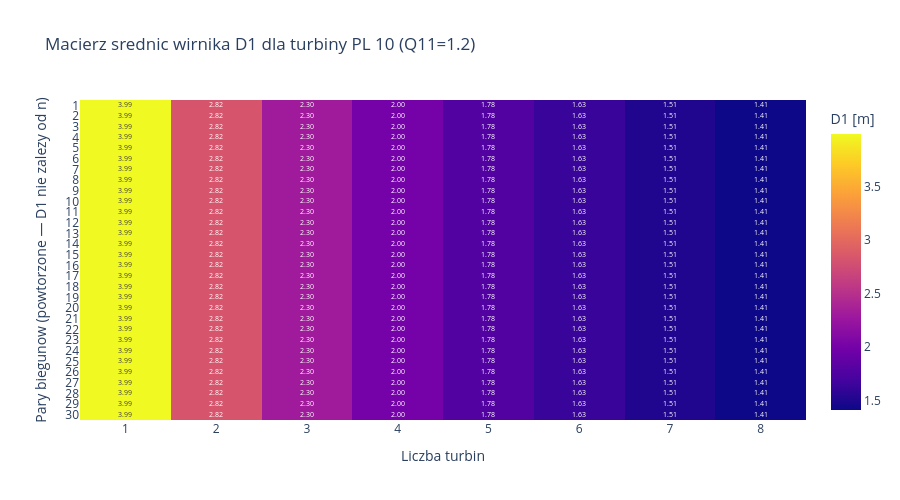

The cell this chart's notebook holds for it:
### Markdown cell above
### Macierz srednic wirnika D1 (dla PL 10)

**Prompt do LLM:**
> *"Macierz D1 dla turbiny PL 10 (Q11=1.2). Wzor: D1 = sqrt(Q_per / Q11 / sqrt(H)).
> Rysuj heatmape rownolegle z macierza nsN — pomaga zobaczyc, ktore konfiguracje
> sa fizycznie realistyczne (D1 zbyt duze lub zbyt male sa drogie)."*

**Uzyte funkcje:** `numpy.sqrt`, `plotly.graph_objects.Heatmap`.

### Code cell
Q11_pl10 = TURBINE_CATALOG['pl10'].Q11
Q_per_matrix = Q_total / n_turbines_range          # m3/s na turbine
D1_matrix = np.sqrt(Q_per_matrix / Q11_pl10 / np.sqrt(H_design))  # nie zalezy od par biegunow!
# Rozszerz do macierzy o tym samym ksztalcie co nsN (powtarzamy wzdluz wierszy)
D1_full = np.broadcast_to(D1_matrix, nsN_matrix.shape).copy()

fig = go.Figure(go.Heatmap(
    z=D1_full, x=n_turbines_range, y=pole_pairs,
    text=np.round(D1_full, 2), texttemplate='%{text:.2f}',
    colorscale='Plasma',
    colorbar=dict(title='D1 [m]'),
    hovertemplate='turbin: %{x}<br>D1 = %{z:.2f} m<extra></extra>',
))
fig.update_layout(
    title=f'Macierz srednic wirnika D1 dla turbiny PL 10 (Q11={Q11_pl10})',
    xaxis_title='Liczba turbin', yaxis_title='Pary biegunow (powtorzone — D1 nie zalezy od n)',
    yaxis=dict(autorange='reversed', dtick=1),
    xaxis=dict(dtick=1), height=500,
)
fig.show()

print(f'D1 dla PL 10 (Q11={Q11_pl10}): {D1_matrix.min():.2f}..{D1_matrix.max():.2f} m')

### Figure 1 — Plotly figure (JSON) as saved in the notebook; plotly's stock layout.template omitted (floating-point values rounded to 4 significant figures; data arrays with more than 128 entries replaced by an {"elided": "..."} marker saying what was removed)
{"data": [{"colorbar": {"title": {"text": "D1 [m]"}}, "colorscale": [[0.0, "#0d0887"], [0.1111, "#46039f"], [0.2222, "#7201a8"], [0.3333, "#9c179e"], [0.4444, "#bd3786"], [0.5556, "#d8576b"], [0.6667, "#ed7953"], [0.7778, "#fb9f3a"], [0.8889, "#fdca26"], [1.0, "#f0f921"]], "hovertemplate": "turbin: %{x}<br>D1 = %{z:.2f} m<extra></extra>", "text": {"elided": "30x8 float values"}, "texttemplate": "%{text:.2f}", "type": "heatmap", "x": [1, 2, 3, 4, 5, 6, 7, 8], "y": [1, 2, 3, 4, 5, 6, 7, 8, 9, 10, 11, 12, 13, 14, 15, 16, 17, 18, 19, 20, 21, 22, 23, 24, 25, 26, 27, 28, 29, 30], "z": {"elided": "30x8 float values"}}], "layout": {"height": 500, "title": {"text": "Macierz srednic wirnika D1 dla turbiny PL 10 (Q11=1.2)"}, "xaxis": {"dtick": 1, "title": {"text": "Liczba turbin"}}, "yaxis": {"autorange": "reversed", "dtick": 1, "title": {"text": "Pary biegunow (powtorzone — D1 nie zalezy od n)"}}}}
